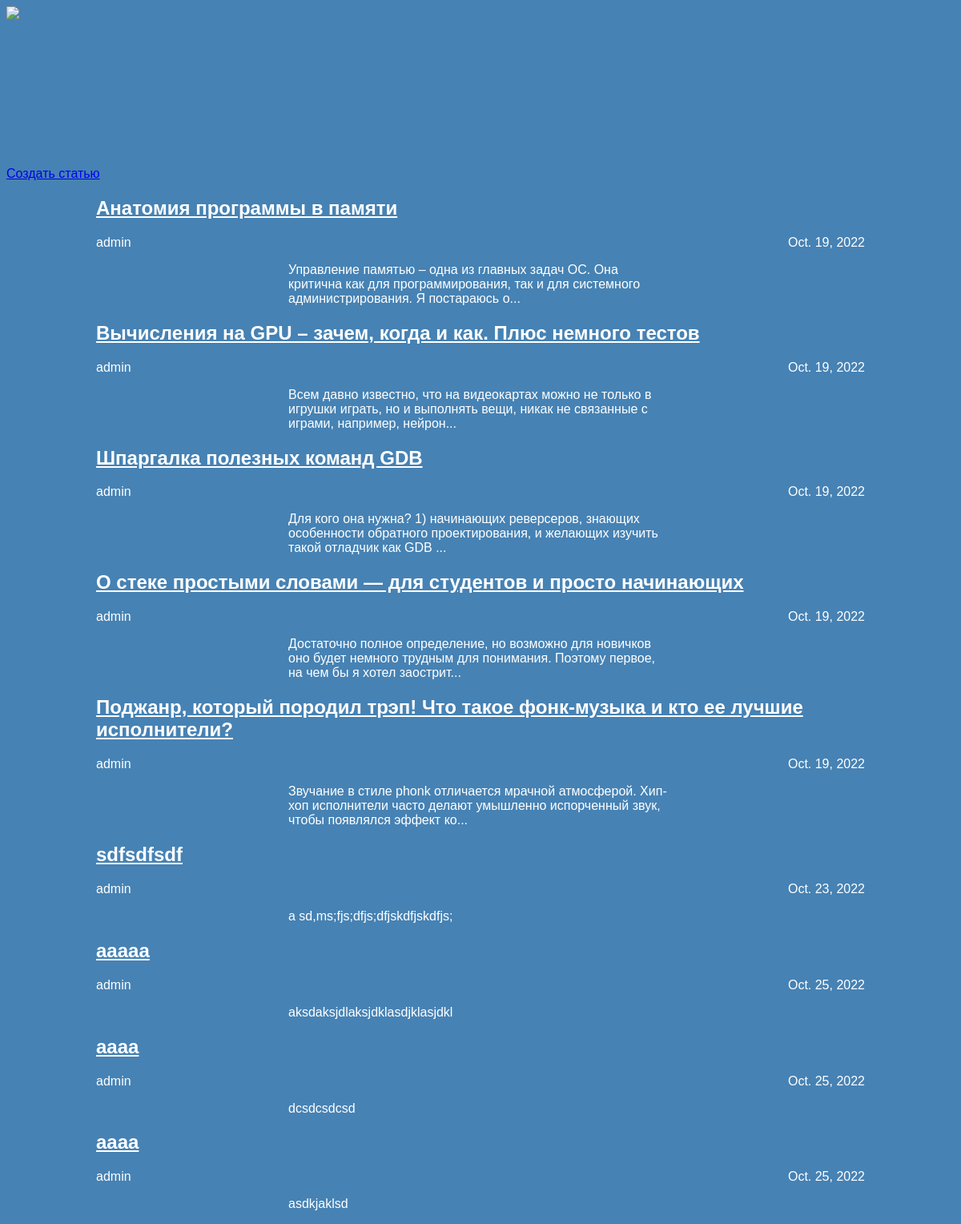
The page / on the database its author committed.
### articles/models.py (models this page shows, shortened)
class Article(models.Model):
    title = models.CharField(max_length=200, unique=True)
    author = models.ForeignKey(User, on_delete=models.CASCADE)
    text = models.TextField()
    created_date = models.DateField(auto_now_add=True)
    def get_excerpt(self):
        return self.text[:140] + "..." if len(self.text) > 140 else self.text

### articles/views.py (the view)
# urls.py: path("", views.archive, name='archive'),
def archive(request):
	return render(request, 'archive.html', {"posts": Article.objects.all()})

### articles/templates/archive.html (shortened to what this page needs)
<!DOCTYPE html>
<html lang="en">
<head>
    <link rel="stylesheet" href="{{ STATIC_URL }}/static/css/article.css">
</head>
<body>
  <div class="header">
      <img src="{{ STATIC_URL }}/static/logo.png"/>
      <ul id="navbar">
          <a href="article/add">Создать статью</a>
      </ul>
  </div>
  <div class="archive">
      {% for post in posts %}
        <div class="one-post">
            <h2 class="post-title">
                <a class="post-title" href="/article/{{ post.id }}">{{ post.title }}</a>
            </h2>
            <div class="article-info">
                <div class="article-author">{{ post.author.username }}</div>
                <div class="article-created-date">{{ post.created_date }}</div>
            </div>
            <p class="article-text">{{ post.get_excerpt }}</p>
        </div>
      {% endfor %}
  </div>
</body>
</html>

### articles/static/css/article.css (style rules this page uses)
#navbar { margin: 0; padding: 0; list-style-type: none; }
body { background: #4682B4; font-family: Tahoma, Arial, sans-serif; color: #ffffff; }
.header img { display: block; height: 200px; width: 318 px; margin-left: auto; margin-right: auto; }
.archive { width: 960px; margin-left: auto; margin-right: auto; }
p { width: 50%; margin-left: auto; margin-right: auto; }
.article-text { width: 50%; margin-left: auto; margin-right: auto; }
.post-title a { color: #ffffff; }
.article-author { width: 50%; float: left; }
.article-created-date { text-align: right; }

### rows shown on the page
Article: title "Анатомия программы в памяти", author.username "admin", created_date "Oct. 19, 2022", get_excerpt "Управление памятью – одна из главных задач ОС. Она критична как для программирования, так и для системного администрирования. Я постараюсь о..."
Article: title "Вычисления на GPU – зачем, когда и как. Плюс немного тестов", author.username "admin", created_date "Oct. 19, 2022", get_excerpt "Всем давно известно, что на видеокартах можно не только в игрушки играть, но и выполнять вещи, никак не связанные с играми, например, нейрон..."
Article: title "Шпаргалка полезных команд GDB", author.username "admin", created_date "Oct. 19, 2022", get_excerpt "Для кого она нужна? 1) начинающих реверсеров, знающих особенности обратного проектирования, и желающих изучить такой отладчик как GDB ..."
Article: title "О стеке простыми словами — для студентов и просто начинающих", author.username "admin", created_date "Oct. 19, 2022", get_excerpt "Достаточно полное определение, но возможно для новичков оно будет немного трудным для понимания. Поэтому первое, на чем бы я хотел заострит..."
Article: title "Поджанр, который породил трэп! Что такое фонк-музыка и кто ее лучшие исполнители?", author.username "admin", created_date "Oct. 19, 2022", get_excerpt "Звучание в стиле phonk отличается мрачной атмосферой. Хип-хоп исполнители часто делают умышленно испорченный звук, чтобы появлялся эффект ко..."
Article: title "sdfsdfsdf", author.username "admin", created_date "Oct. 23, 2022", get_excerpt "a sd,ms;fjs;dfjs;dfjskdfjskdfjs;"
Article: title "aaaaa", author.username "admin", created_date "Oct. 25, 2022", get_excerpt "aksdaksjdlaksjdklasdjklasjdkl"
Article: title "aaaa", author.username "admin", created_date "Oct. 25, 2022", get_excerpt "dcsdcsdcsd"
Article: title "aaaa", author.username "admin", created_date "Oct. 25, 2022", get_excerpt "asdkjaklsd"
